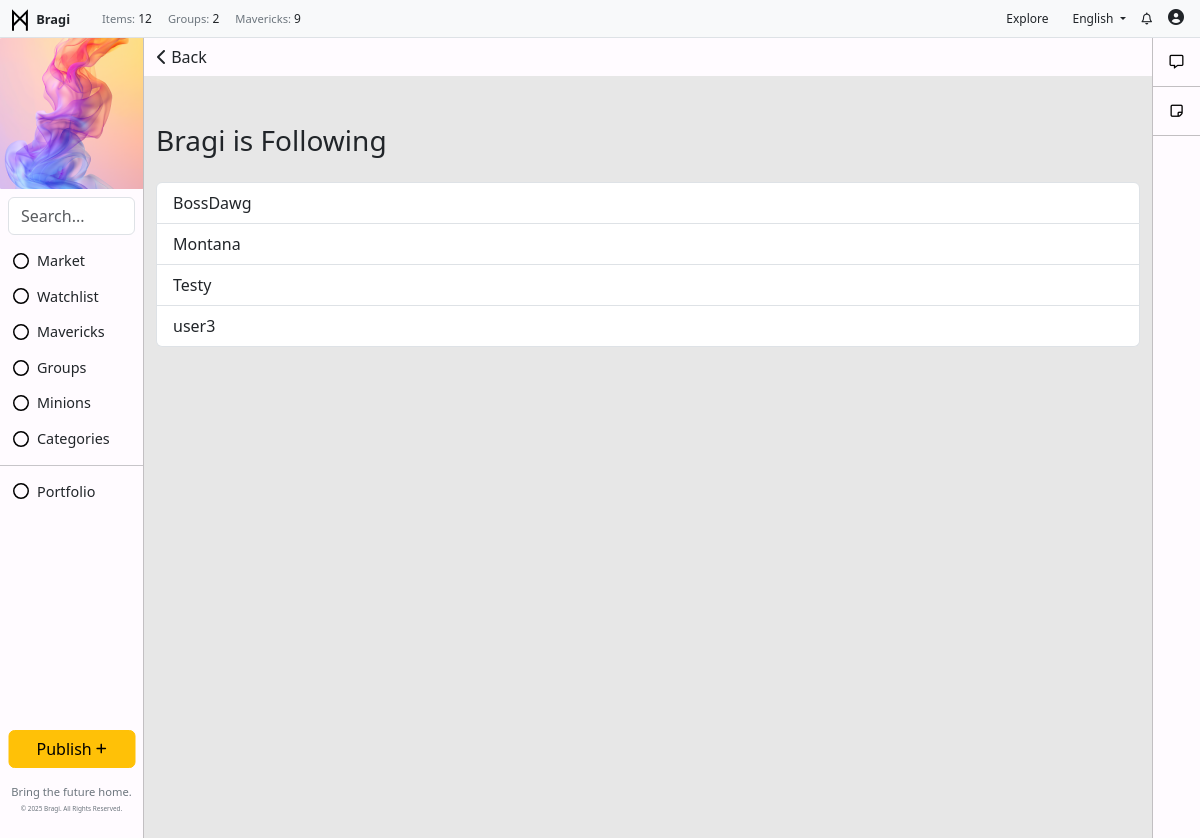
/followers/following/Bragi/, run on the app's committed database.
### toolbar/models.py (models this page shows, shortened)
class ToolbarAd(models.Model):  # Separate model for the toolbar's external image
    name = models.CharField(max_length=100, blank=True, null=True)
    alt_text = models.CharField(max_length=200, blank=True, null=True)  # Alt text for the image
    image = models.ImageField(upload_to='toolbar_images/', blank=True, null=True)  # Image upload field
    url = models.URLField(max_length=200, blank=True, null=True)  # Use URLField for link
    visible = models.BooleanField(default=True)

class ToolbarItem(models.Model):
    icon = models.FileField(upload_to='toolbar_images/', blank=True, null=True)  # Image upload field
    name = models.CharField(max_length=100)
    url = models.CharField(max_length=200, blank=True, null=True)
    order = models.IntegerField(default=0)
    visible = models.BooleanField(default=True)
    class Meta:
        ordering = ['order']

class UsersItem(models.Model):
    name = models.CharField(max_length=255)
    icon = models.FileField(upload_to='toolbar_images/', blank=True, null=True)  # Image upload field
    description = models.TextField(blank=True, null=True)
    visible = models.BooleanField(default=True)

### followers/models.py (models this page shows, shortened)
class Follow(models.Model):
    follower = models.ForeignKey(
        settings.AUTH_USER_MODEL,
        related_name='following',
        on_delete=models.CASCADE
    )
    followed = models.ForeignKey(
        settings.AUTH_USER_MODEL,
        related_name='followers',
        on_delete=models.CASCADE
    )
    created_at = models.DateTimeField(auto_now_add=True)
    class Meta:
        unique_together = ('follower', 'followed')  # Ensure a user can't follow the same user multiple times

### followers/views.py (the view)
# urls.py: path('following/<str:username>/', views.following_list, name='following_list'),
def following_list(request, username):
    user = get_object_or_404(User, username=username)
    following = Follow.objects.filter(follower=user).select_related('followed')
    return render(request, 'followers/following_list.html', {
        'user': user,
        'following': following,
    })

### backend/context_processors.py (called while the page is built)
def published_posts_count(request):
    count = Post.objects.filter(status='published').count()
    return {'published_posts_count': count}

def toolbar_items(request):
    return {
        'toolbar_items': ToolbarItem.objects.filter(visible=True),
        'toolbar_ad': ToolbarAd.objects.filter(visible=True).first(),
        'toolbar_user_items': UsersItem.objects.filter(visible=True),  # Plural name for consistency
    }

def group_count(request):
    return {'group_count': Group.objects.count()}

def combined_count(request):
    mavericks_count = Maverick.objects.count()
    users_count = User.objects.count()
    combined_count = mavericks_count + users_count
    return {
        'combined_count': combined_count
    }

### followers/templates/followers/following_list.html
{% extends "base.html" %}
{% block content %}
<div class="text-left" style="position: sticky; top: 0; margin: 0; padding: 0; background-color: #FFFBFF; ">
    <button onclick="window.history.back();" class="btn">
        <i class="fa-solid fa-chevron-left"></i> Back
    </button>
</div>
<div class="container mt-5">
    <h3 class="mb-4">{{ user.username }} is Following</h3>
    {% if following %}
        <div class="list-group">
            {% for follow in following %}
                <a href="{% url 'public_profile' username=follow.followed.username %}" class="list-group-item list-group-item-action">
                    {{ follow.followed.username }}
                </a>
            {% endfor %}
        </div>
    {% else %}
        <div class="alert alert-info">
            {{ user.username }} is not following anyone yet.
        </div>
    {% endif %}
</div>
{% endblock %}

### templates/base.html (shortened to what this page needs)
{% load static %}
<!DOCTYPE html>
<html lang="en">
<head>
    <link href="https://cdn.jsdelivr.net/npm/bootstrap@5.3.0-alpha1/dist/css/bootstrap.min.css" rel="stylesheet">
    <link rel="stylesheet" href="https://cdnjs.cloudflare.com/ajax/libs/font-awesome/6.0.0-beta3/css/all.min.css">
    <link rel="stylesheet" href="{% static 'css/styles.css' %}">
</head>
<body>
    {% if user.is_authenticated %}
    <div class="container-fluid">
        <div class="row fixed-top px-2 py-0 bg-light border-bottom" style="height: 38px; z-index: 1000;">
            <div class="col-auto d-flex align-items-center">
                <a href="/" class="text-decoration-none">
                    <img src="{% static 'img/logo.svg' %}" alt="Icon" style="width: 24px; height: 24px; color: #000000;">
                    <span class="fw-semibold text-dark m-0" style="font-size: .8rem;">Bragi</span>
                </a>
            </div>
            <div class="col d-flex align-items-center">
                <ul class="navbar-nav d-flex flex-row m-0" style="font-size: 0.75rem;">
                    <li class="nav-item mx-2">
                        <p class="m-0"> <span class="text-secondary" style="font-size: .7rem;">Items:</span> {{ published_posts_count }}</p>
                    </li>
                    <li class="nav-item mx-2">
                        <p class="m-0"> <span class="text-secondary" style="font-size: .7rem;">Groups:</span> {{ group_count }}</p>
                    </li>
                    <li class="nav-item mx-2">
                        <p class="m-0"> <span class="text-secondary" style="font-size: .7rem;">Mavericks:</span> {{ combined_count }}</p>
                    </li>
                </ul>
            </div>
            <div class="col d-flex justify-content-end align-items-center" style="height: 38px;">
                <ul class="navbar-nav d-flex flex-row m-0 align-items-center">
                    <li class="nav-item mx-2">
                        <a href="/" class="nav-link btn btn-warning py-1 px-2" style="font-size: 0.75rem;">Explore</a>
                    </li>
                    <li class="nav-item dropdown mx-2">
                        <a class="nav-link dropdown-toggle" id="dropdownMenuLink" role="button" data-bs-toggle="dropdown" aria-expanded="false" style="font-size: 0.75rem;">
                            English
                        </a>
                    </li>
                    <li class="nav-item mx-2">
                        <a href="{% url 'notifications_list' %}" class="nav-link text-decoration-none" style="color: inherit; text-decoration: none; font-size: 0.75rem;">
                            <i class="fa-regular fa-bell"></i>
                        </a>
                    </li>
                    <li class="nav-item dropdown" style="margin-left: 8px;">
                        <a href="#" class="nav-link" id="dropdownUser2" role="button" data-bs-toggle="dropdown" aria-expanded="false" style="padding: 3px 0;">
                            {% if request.user.is_authenticated and request.user.userprofile.profile_picture %}
                                <img src="{{ request.user.userprofile.profile_picture.url }}" alt="Profile Picture" class="rounded-circle" style="width: 24px; height: auto; object-fit: cover;">
                            {% else %}
                                <i class="fas fa-user-circle" style="width: 24px; height: 24px; object-fit: cover;"></i>
                            {% endif %}
                        </a>
                    </li>
                </ul>
            </div>
        </div>
            <div class="row" style="margin-top: 38px; position: relative; display: flex; height: 100vh;">
                <div class="col-auto" style="position: fixed; top: 38px; left: 0; bottom: 0; width: 144px; background-color: #FFFBFF; border-right: 1px solid #C2BFC2; margin: 0; padding: 0;">
                    {% if toolbar_ad %}
                    <div  style="display: flex; justify-content: center; align-items: center; overflow: hidden;">
                        {% if toolbar_ad.image %}
                            <a href="{{ toolbar_ad.url }}" target="_blank">
                                <img src="{{ toolbar_ad.image.url }}" alt="{{ toolbar_ad.alt_text }}">
                            </a>
                        {% else %}
                            <p>No toolbar image available.</p>
                        {% endif %}
                    </div>
                    {% else %}
                        <p>No toolbar ad found.</p>
                    {% endif %}
                    <form class="search-form m-2" method="get" action="{% url 'post_list' %}">
                        <input class="form-control" type="search" name="q" placeholder="Search..." aria-label="Search" value="{{ query|default:'' }}">
                    </form>
                    <ul class="list-unstyled">
                        <li class="nav-item">
                            <ul class="list-unstyled">
                                {% for item in toolbar_items %}
                                    {% if item.visible %}
                                        <li class="nav-item">
                                            <a href="{{ item.url }}" class="btn btn-toggle align-items-center" style="display: flex; align-items: center;">
                                                {% if item.icon %}
                                                <img src="{{ item.icon.url }}" alt="{{ item.name }} icon" class="icon-class" style="width: 16px; height: 16px; margin-right: 8px;">
                                                {% endif %}
                                                <span class="" style="font-size: .9rem;">{{ item.name }}</span>
                                            </a>
                                        </li>
                                    {% endif %}
                                {% endfor %}
                            </ul>
                        </li>
                        <li><hr class="my-2"></li>
                        <li class="nav-item">
                            <ul class="list-unstyled">
                                {% for toolbar_user_item in toolbar_user_items %}
                                    <li class="nav-item" style="text-decoration: none;">
                                        <a class="btn btn-toggle align-items-center" style="text-decoration: none; display: flex; align-items: center;" type="button" data-bs-toggle="collapse" data-bs-target="#collapse-{{ toolbar_user_item.id }}" aria-expanded="false" aria-controls="collapse-{{ toolbar_user_item.id }}">
                                            {% if toolbar_user_item.icon %}
                                                <img src="{{ toolbar_user_item.icon.url }}" alt="{{ toolbar_user_item.name }} icon" class="icon-class" style="width: 16px; height: 16px; margin-right: 8px;">
                                            {% endif %}
                                            <span class="" style="font-size: .9rem;">{{ toolbar_user_item.name }}</span>
                                        </a>
                                    </li>
                                {% endfor %}
                            </ul>
                        </li>
                    </ul>
                    <ul class="navbar-nav position-absolute bottom-0 start-50 translate-middle-x w-100 p-2">
                        <li class="nav-item mb-3">
                            <a href="{% url 'post_create' %}" class="btn btn-warning w-100">Publish <i class="fas fa-plus fa-xs"></i></a>
                        </li>
                        <li class="nav-item">
                            <p class="mb-0 text-center" style="font-size: 0.7rem; line-height: 1.5; color: #6c757d;">
                                Bring the future home.
                            </p>
                            <p class="text-center mt-1" style="color: #6c757d; font-size: 0.4rem;">
                                &copy; {% now "Y" %} Bragi. All Rights Reserved.
                            </p>
                        </li>
                    </ul>
                </div>
                <div class="col" style="padding: 0; margin-left: 144px; margin-right: 48px; background:rgb(231, 231, 231)">
                        {% block content %}{% endblock %}
                </div>
                <div class="col-auto" style="position: fixed; top: 38px; right: 0; bottom: 0; width: 48px; background-color: #FFFBFF; border-left: 1px solid #C2BFC2; margin: 0; padding: 0;">
                    <ul class="nav nav-flush flex-column text-center">
                        <li class="nav-item" style="border-bottom: 1px solid #C2BFC2; margin: 0; padding: 12px; ">
                            <a href="{% url 'communication_center' %}" style="color: #000000; margin: 0; padding: 0;" aria-current="page" title="Communication Center" data-bs-toggle="tooltip" data-bs-placement="right">
                                <i class="fa-regular fa-message fa-sm"></i>
                            </a>
                        </li>
                        <li class="nav-item" style="border-bottom: 1px solid #C2BFC2; margin: 0; padding: 12px; ">
                            <a href="{% url 'draft_posts' %}" style="color: #000000; margin: 0; padding: 0;" aria-current="page" title="Drafts" data-bs-toggle="tooltip" data-bs-placement="right">
                                <i class="fa-regular fa-note-sticky fa-sm"></i>
                            </a>
                        </li>
                    </ul>
                </div>
            </div>
    </div>
    {% endif %}
</body>
</html>

### static/css/styles.css (style rules this page uses)
.mb-3 { margin-bottom: 20px; }

### data on the page
ToolbarAd: image (picture)
ToolbarItem: icon (picture), name "Market"
ToolbarItem: icon (picture), name "Watchlist"
ToolbarItem: icon (picture), name "Mavericks"
ToolbarItem: icon (picture), name "Groups"
ToolbarItem: icon (picture), name "Minions"
ToolbarItem: icon (picture), name "Categories"
UsersItem: icon (picture), name "Portfolio"
Follow: followed.username "BossDawg"
Follow: followed.username "Montana"
Follow: followed.username "Testy"
Follow: followed.username "user3"

### other printed values
{{ published_posts_count }} "12"
{{ group_count }} "2"
{{ combined_count }} "9"
{{ user.username }} "Bragi"
